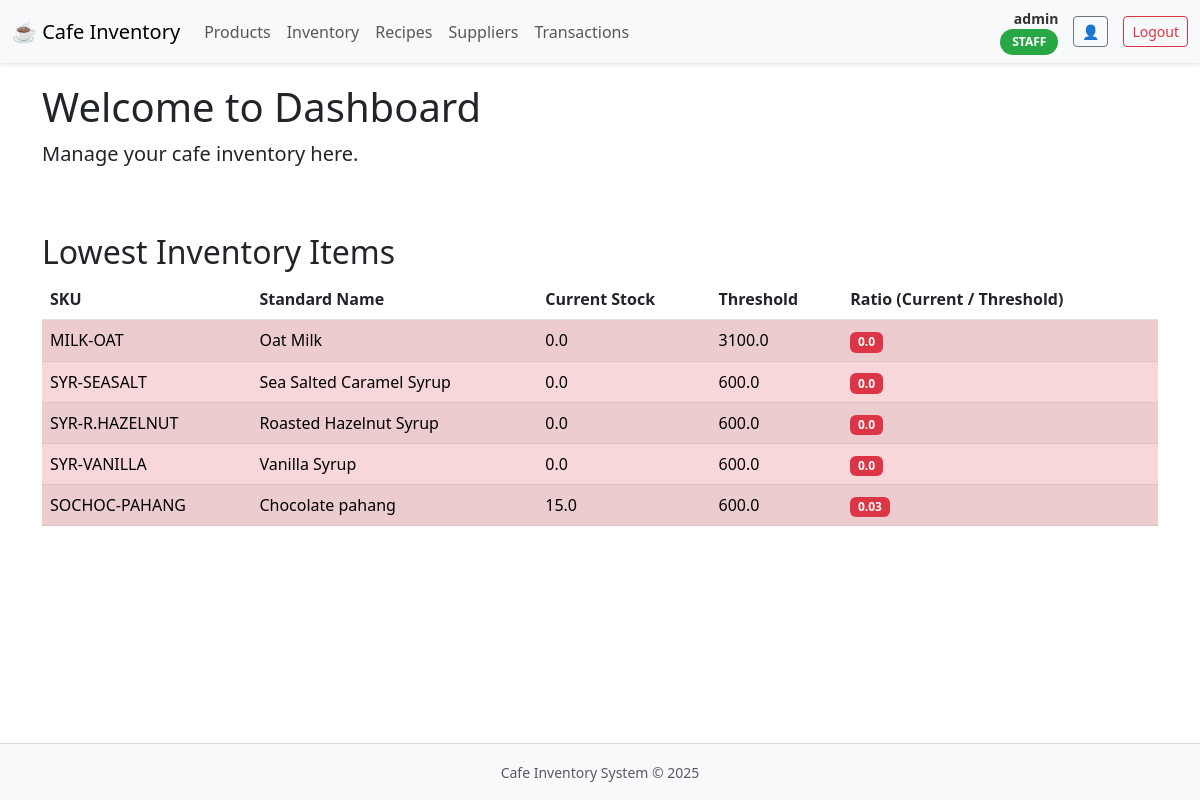
Page / (signed in) on the earlier database version.
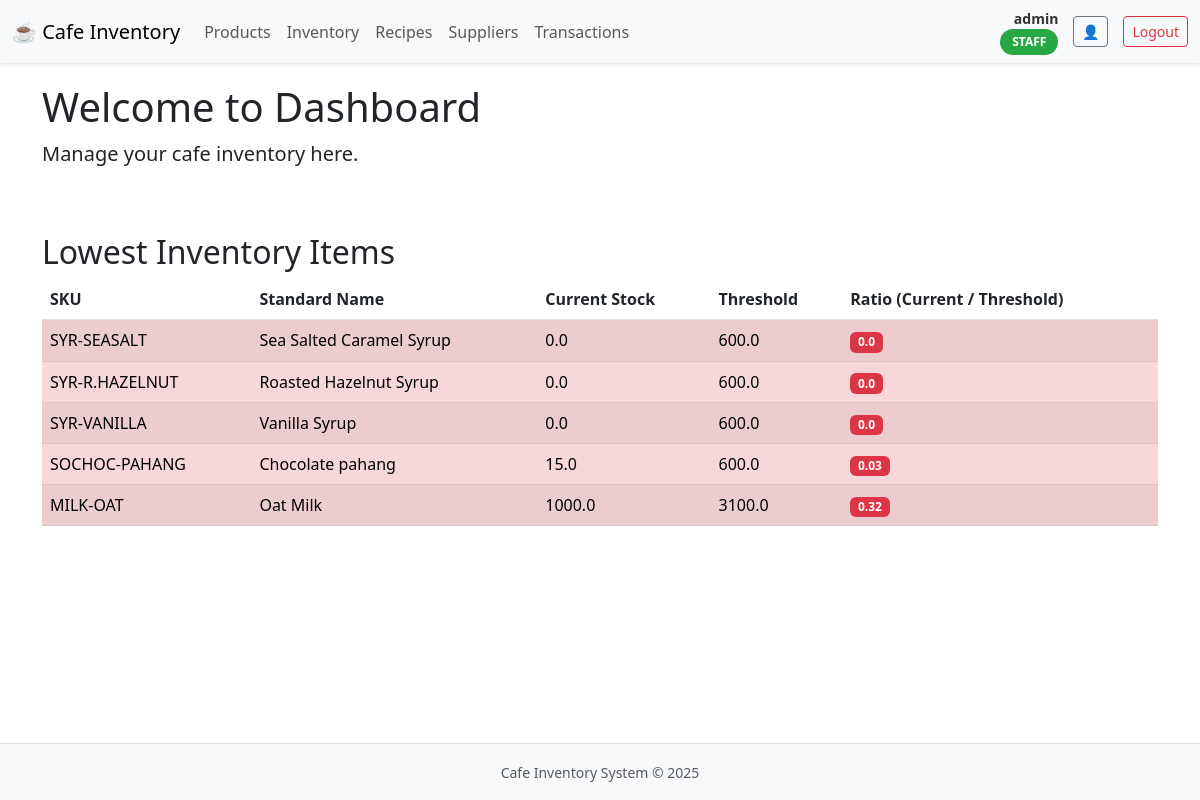
Same page on the later database version.
### tables this page shows
CREATE TABLE inventory (
    id INTEGER PRIMARY KEY AUTOINCREMENT,
    sku TEXT UNIQUE NOT NULL,
    standard_name TEXT NOT NULL,
    brand_name TEXT,
    unit TEXT NOT NULL,
    unit_cost REAL DEFAULT 0,
    current_stock REAL DEFAULT 0,
    threshold REAL DEFAULT 0,
    is_active INTEGER DEFAULT 1,
    supplier_id INTEGER, category TEXT DEFAULT '', low_stock INTEGER DEFAULT 0,
    FOREIGN KEY (supplier_id) REFERENCES suppliers(id)
);

### app.py (the view)
@app.route('/')
@login_required
def index():
    conn = get_db_connection()
    cursor = conn.cursor()
    cursor.execute('''
        SELECT i.sku, i.standard_name, i.current_stock, i.threshold,
               (i.current_stock / i.threshold) as ratio
        FROM inventory i
        WHERE i.low_stock = 1
        ORDER BY ratio ASC
        LIMIT 5
    ''')
    low_inventory_items = [dict(row) for row in cursor.fetchall()]
    conn.close()
    return render_template('index.html', low_inventory_items=low_inventory_items)

### app.py (called while the page is built)
def get_db_connection():
    conn = sqlite3.connect('cafe_inventory - Copy.db')
    conn.row_factory = sqlite3.Row
    return conn

@login_manager.user_loader
def load_user(user_id):
    conn = get_db_connection()
    cursor = conn.cursor()
    cursor.execute('SELECT * FROM users WHERE id = ?', (user_id,))
    user_data = cursor.fetchone()
    conn.close()
    if user_data:
        return User(user_data['id'], user_data['username'], user_data['role'])
    return None

### templates/index.html (shortened to what this page needs)
{% extends "base.html" %}
{% block content %}
<div class="container">
    <div class="row mb-4">
        <div class="col-md-12">
            <h1>Welcome to Dashboard</h1>
            <p class="lead">Manage your cafe inventory here.</p>
        </div>
    </div>
    <h2 class="mt-5">Lowest Inventory Items</h2>
    {% if low_inventory_items %}
    <table class="table table-striped">
        <thead>
            <tr>
                <th>SKU</th>
                <th>Standard Name</th>
                <th>Current Stock</th>
                <th>Threshold</th>
                <th>Ratio (Current / Threshold)</th>
            </tr>
        </thead>
        <tbody>
            {% for item in low_inventory_items %}
            <tr class="table-danger">
                <td>{{ item.sku }}</td>
                <td>{{ item.standard_name }}</td>
                <td>{{ item.current_stock }}</td>
                <td>{{ item.threshold }}</td>
                <td><span class="badge bg-danger">{{ item.ratio | round(2) }}</span></td>
            </tr>
            {% endfor %}
        </tbody>
    </table>
    {% else %}
    <div class="alert alert-success">
        <i class="bi bi-check-circle"></i> No low-stock items currently. Everything is well stocked!
    </div>
    {% endif %}
</div>
{% endblock %}

Differences in the rows shown:
changed inventory "MILK-OAT": current_stock "0.0" → "1000.0"; ratio "0.0" → "0.32"; moves down the list
